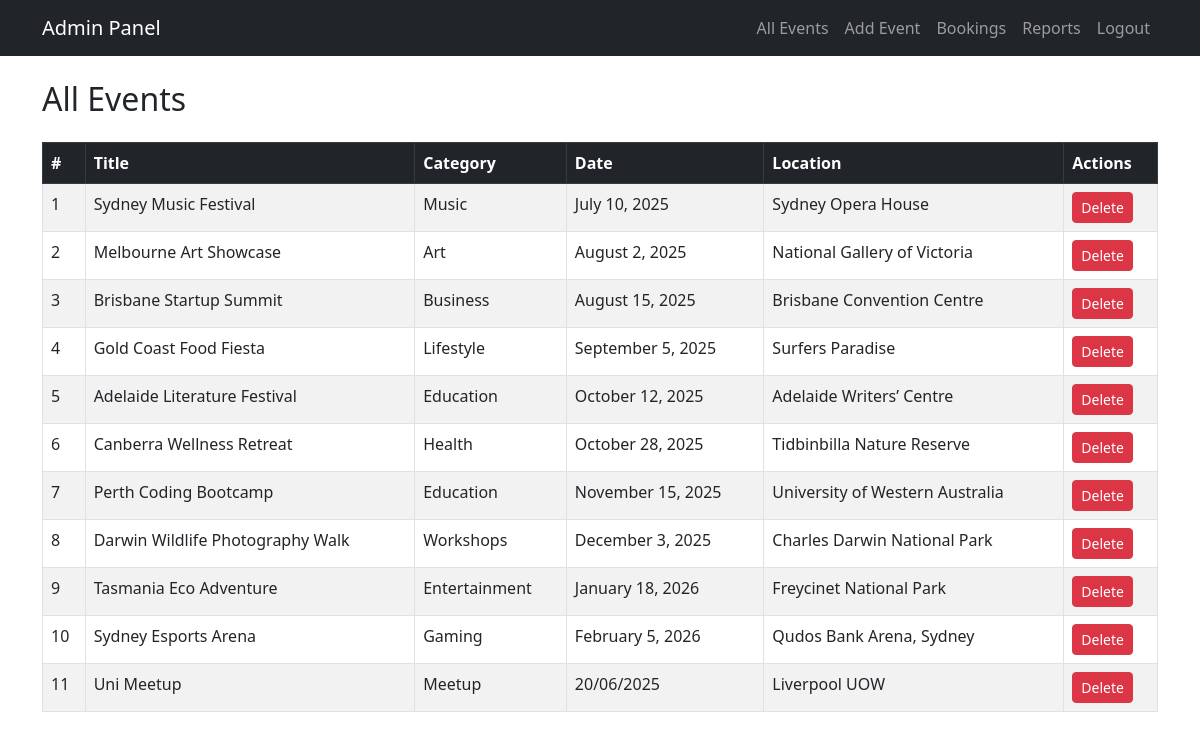
Page /admin/events (signed in) on the committed database.
### app.py (models this page shows)
class Event(db.Model):
    id = db.Column(db.Integer, primary_key=True)
    title = db.Column(db.String(100), nullable=False)
    category = db.Column(db.String(50))
    desc = db.Column(db.String(200))
    image = db.Column(db.String(100))
    date = db.Column(db.String(50))
    time = db.Column(db.String(50))
    location = db.Column(db.String(100))
    price = db.Column(db.String(20))
    full_desc = db.Column(db.Text)

### app.py (the view)
@app.route('/admin/events')
def admin_events():
    if not session.get('admin_logged_in'):
        return redirect(url_for('admin_login'))
    events = Event.query.all()
    return render_template('admin_events.html', events=events)

### templates/admin_events.html (shortened to what this page needs)
<!DOCTYPE html>
<html lang="en">
<head>
  <link href="https://cdn.jsdelivr.net/npm/bootstrap@5.3.0/dist/css/bootstrap.min.css" rel="stylesheet">
</head>
<body>
{% include 'admin_nav.html' %}
<div class="container mt-4">
  <h2>All Events</h2>
  <div class="table-responsive mt-4">
    <table class="table table-bordered table-striped">
      <thead class="table-dark">
        <tr>
          <th>#</th>
          <th>Title</th>
          <th>Category</th>
          <th>Date</th>
          <th>Location</th>
          <th>Actions</th>
        </tr>
      </thead>
      <tbody>
        {% for event in events %}
        <tr>
          <td>{{ loop.index }}</td>
          <td>{{ event.title }}</td>
          <td>{{ event.category }}</td>
          <td>{{ event.date }}</td>
          <td>{{ event.location }}</td>
          <td>
            <a href="{{ url_for('admin_delete_event', event_id=event.id) }}"
               class="btn btn-sm btn-danger"
               onclick="return confirm('Are you sure you want to delete this event?');">
              Delete
            </a>
          </td>
        </tr>
        {% else %}
        <tr>
          <td colspan="6" class="text-center">No events found.</td>
        </tr>
        {% endfor %}
      </tbody>
    </table>
  </div>
</div>
</body>
</html>

### rows in the picture
Event: title "Sydney Music Festival", category "Music", date "July 10, 2025", location "Sydney Opera House"
Event: title "Melbourne Art Showcase", category "Art", date "August 2, 2025", location "National Gallery of Victoria"
Event: title "Brisbane Startup Summit", category "Business", date "August 15, 2025", location "Brisbane Convention Centre"
Event: title "Gold Coast Food Fiesta", category "Lifestyle", date "September 5, 2025", location "Surfers Paradise"
Event: title "Adelaide Literature Festival", category "Education", date "October 12, 2025", location "Adelaide Writers’ Centre"
Event: title "Canberra Wellness Retreat", category "Health", date "October 28, 2025", location "Tidbinbilla Nature Reserve"
Event: title "Perth Coding Bootcamp", category "Education", date "November 15, 2025", location "University of Western Australia"
Event: title "Darwin Wildlife Photography Walk", category "Workshops", date "December 3, 2025", location "Charles Darwin National Park"
Event: title "Tasmania Eco Adventure", category "Entertainment", date "January 18, 2026", location "Freycinet National Park"
Event: title "Sydney Esports Arena", category "Gaming", date "February 5, 2026", location "Qudos Bank Arena, Sydney"
Event: title "Uni Meetup", category "Meetup", date "20/06/2025", location "Liverpool UOW"
